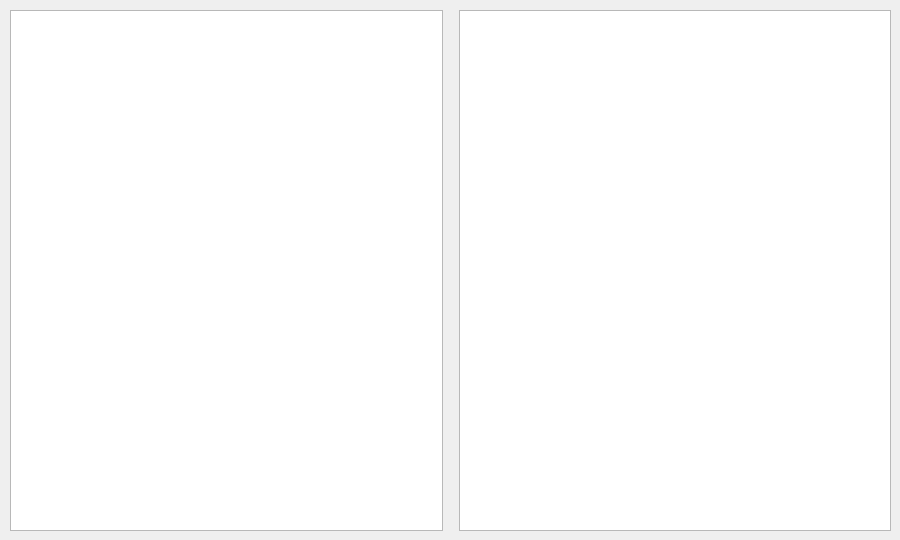
<?xml version="1.0" encoding="UTF-8"?>
<ui version="4.0">
 <class>ShowLicensesDialog</class>
 <widget class="QDialog" name="ShowLicensesDialog">
  <property name="windowModality">
   <enum>Qt::ApplicationModal</enum>
  </property>
  <property name="geometry">
   <rect>
    <x>0</x>
    <y>0</y>
    <width>900</width>
    <height>540</height>
   </rect>
  </property>
  <property name="sizePolicy">
   <sizepolicy hsizetype="Fixed" vsizetype="Fixed">
    <horstretch>0</horstretch>
    <verstretch>0</verstretch>
   </sizepolicy>
  </property>
  <property name="minimumSize">
   <size>
    <width>900</width>
    <height>540</height>
   </size>
  </property>
  <property name="maximumSize">
   <size>
    <width>900</width>
    <height>540</height>
   </size>
  </property>
  <property name="windowTitle">
   <string>Show Licenses</string>
  </property>
  <widget class="QWidget" name="horizontalLayoutWidget">
   <property name="geometry">
    <rect>
     <x>10</x>
     <y>10</y>
     <width>881</width>
     <height>521</height>
    </rect>
   </property>
   <layout class="QHBoxLayout" name="horizontalLayout">
    <property name="sizeConstraint">
     <enum>QLayout::SetDefaultConstraint</enum>
    </property>
    <item>
     <widget class="QTreeView" name="treeView">
      <property name="editTriggers">
       <set>QAbstractItemView::NoEditTriggers</set>
      </property>
     </widget>
    </item>
    <item>
     <spacer name="horizontalSpacer">
      <property name="orientation">
       <enum>Qt::Horizontal</enum>
      </property>
      <property name="sizeType">
       <enum>QSizePolicy::Fixed</enum>
      </property>
      <property name="sizeHint" stdset="0">
       <size>
        <width>10</width>
        <height>20</height>
       </size>
      </property>
     </spacer>
    </item>
    <item>
     <widget class="QPlainTextEdit" name="plainTextEdit">
      <property name="readOnly">
       <bool>true</bool>
      </property>
     </widget>
    </item>
   </layout>
  </widget>
 </widget>
 <resources/>
 <connections/>
</ui>
